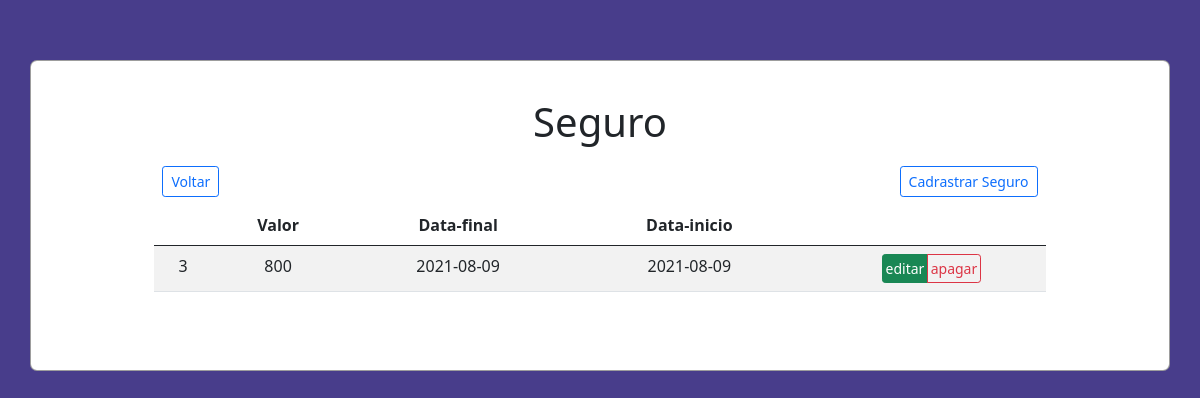
/src/views/seguro.php, run on an earlier commit of the app's database.
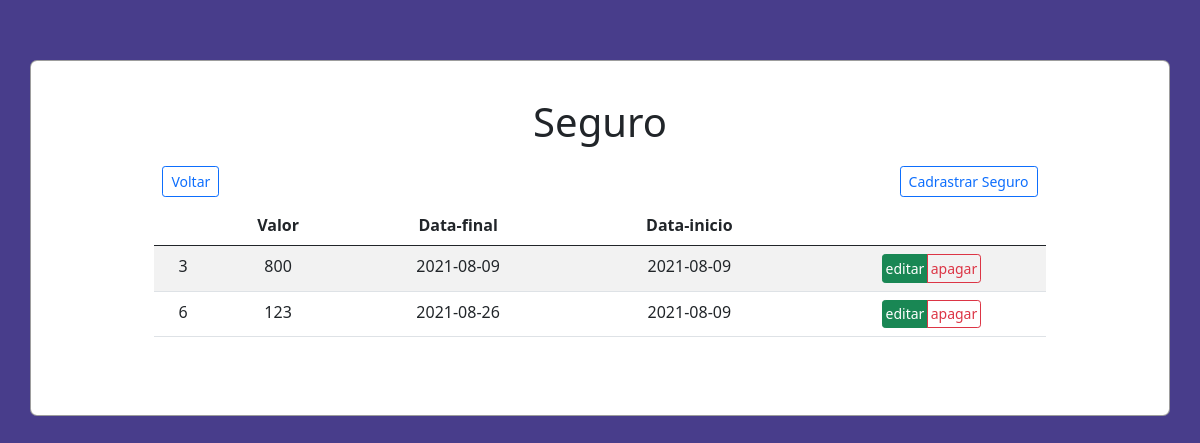
And on a later commit of the database.
### tables this page shows
CREATE TABLE `seguro` (
  `idseguro` int(11) NOT NULL,
  `datafinal` date NOT NULL,
  `datainicio` date NOT NULL,
  `valor` int(11) NOT NULL
);

### src/controller/seguroController.php (called while the page is built, shortened)
<?php
require_once '../model/seguro.php';
require_once '../model/Database.php';
class seguroController extends seguro
{
    protected $tabela = 'seguro';
    public function findAll()
    {
        $query = "SELECT * FROM $this->tabela";
        $stm = Database::prepare($query);
        $stm->execute();
        $seguros = array();
        foreach ($stm->fetchAll() as $seguro) {
            $seguros[] = new seguro($seguro->idseguro, $seguro->valor, $seguro->datafinal, $seguro->datainicio);
        }
        return $seguros;
    }
}

### src/model/Database.php (called while the page is built, shortened)
<?php
class Database
{
    private static $instance;
    public static function getInstance()
    {
        if (!isset(self::$instance)) {
            try {
                self::$instance = new PDO('mysql:host=' . HOST . '; dbname=' . BASE, USER, PASS);
                self::$instance->setAttribute(PDO::ATTR_ERRMODE, PDO::ERRMODE_EXCEPTION);
                self::$instance->setAttribute(PDO::ATTR_DEFAULT_FETCH_MODE, PDO::FETCH_OBJ);
            } catch (PDOException $error) {
                echo $error->getMessage();
            }
        }
        return self::$instance;
    }
    public static function prepare($sql)
    {
        return self::getInstance()->prepare($sql);
    }
}

### src/model/seguro.php (called while the page is built, shortened)
<?php
class seguro
{
    private $idseguro;
    private $valor;
    private $datafinal;
    private $datainicio;
    public function __construct($idseguro, $valor, $datafinal,$datainicio)
    {
        $this->idseguro = $idseguro;
        $this->valor = $valor;
        $this->datafinal = $datafinal;
        $this->datainicio = $datainicio;
    }
    public function getidseguro() {
        return $this->idseguro;
    }
    public function getvalor() {
        return $this->valor;
    }
    public function getdatafinal() {
        return $this->datafinal;
    }
    public function getdatainicio() {
        return $this->datainicio;
    }
}

### src/views/seguro.php (the view, shortened to what this page needs)
<?php
require '../controller/SeguroController.php';
$Seguros = new SeguroController();
?>
<!DOCTYPE html>
<html lang="pt_br">
<head>
    <link href="https://cdn.jsdelivr.net/npm/bootstrap@5.0.1/dist/css/bootstrap.min.css" rel="stylesheet">
    <link rel="stylesheet" href="../../public/styles/main.css">
</head>
<body class="text-center">
    <div class="container">
        <h1 class="p-1 title">Seguro</h1>
        <div class="menu p-2">
            <a href="../../index.php" class="btn btn-sm btn-outline-primary">Voltar </a>
            <a href="./cadastrarseguro.php" class="btn btn-sm btn-outline-primary">Cadrastrar Seguro</a>
        </div>
        <table class="table table-striped " id="table">
            <thead>
                <tr>
                <th></th>
                <th>Valor</th>
                <th>Data-final</th>
                <th>Data-inicio</th>
                <th></th>
                </tr>
            </thead>
            <tbody>
                <?php
                foreach ($Seguros->findAll() as $Seguro) : ?>
                    <tr>
                        <td> <?= $Seguro->getidseguro() ?> </td>
                        <td> <?= $Seguro->getvalor() ?> </td>
                        <td> <?= $Seguro->getdatafinal() ?> </td>
                        <td> <?= $Seguro->getdatainicio() ?> </td>
                        <td>
                            <div class="btn-group btn-group-sm">
                                <a href="./editarSeguro.php?id=<?= $Seguro->getidseguro() ?>" class="btn btn-success">editar</a><br>
                                <a href="./apagarSeguro.php?id=<?= $Seguro->getidseguro() ?>" onclick="return confirm('Tem certeza de que deseja excluir este item?');"class="btn btn-outline-danger">apagar</a>
                            </div>
                        </td>
                    </tr>
                <?php endforeach; ?>
            </tbody>
        </table>
    </div>
</body>
</html>

What changed in the data, as far as the page shows it:
added seguro: idseguro "6", valor "123", datafinal "2021-08-26", datainicio "2021-08-09"
